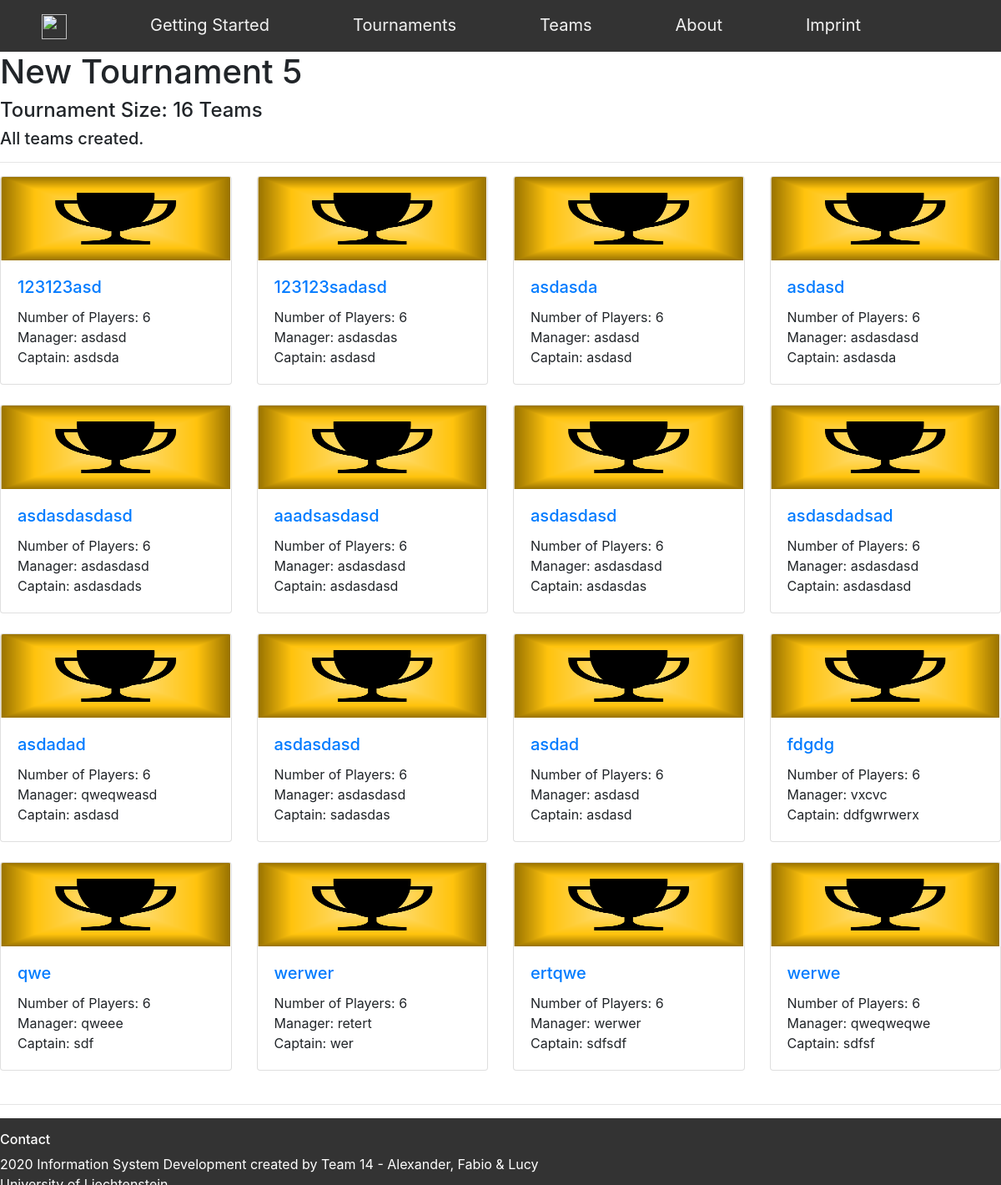
Screenshot of /Tournament/16/ with the database file from the repository.
### Tournament/models.py (models this page shows, shortened)
class Tournament(models.Model):
    TOURNAMENT_CHOICES = (
        ('8 Teams', '8 Teams'),
        ('16 Teams', '16 Teams'),
        ('32 Teams', '32 Teams'),
    )
    TournamentName = models.CharField(max_length=120)
    TournamentSize = models.CharField(max_length=120, choices=TOURNAMENT_CHOICES, default='Tournamentsize')
    def get_TournamentSize(self):
        if self.TournamentSize == "8 Teams":
            tournamentsize = 8
        elif self.TournamentSize == "16 Teams":
            tournamentsize = 16
        elif self.TournamentSize == "32 Teams":
            tournamentsize = 32
        return tournamentsize

### Team/models.py (models this page shows, shortened)
class Team(models.Model):
    TeamName = models.CharField(max_length=120)
    NrOfPlayer = models.DecimalField(default=6, decimal_places=0, max_digits=2, validators=[MinValueValidator(5), MaxValueValidator(30)])
    Manager = models.CharField(max_length=120, default="")
    Captain = models.CharField(max_length=120, default="")
    Tournament = models.ForeignKey(Tournament, blank=True, null=True, on_delete=models.CASCADE)

### Tournament/views.py (the view)
# urls.py: path('<int:pk>/', (views.TournamentDetailsView.as_view()), name='Details'),
class TournamentDetailsView(View):
   def get(self, request, *args, **kwargs):
       tournament = Tournament.objects.get(pk=kwargs["pk"])
       tournamentsize = Tournament.get_TournamentSize(tournament)
       team = Team.objects.filter(Tournament=tournament)
       remainingTeams = tournamentsize - Team.objects.filter(Tournament=tournament).count()
       if remainingTeams == 0:
           tournament_complete = True
       else:
           tournament_complete = False
       return render(request, "Tournament/TournamentDetails.html", context={
           "pk": kwargs["pk"],
           "tournament": tournament,
           "team": team,
           "remainingTeams": remainingTeams,
           "tournament_complete": tournament_complete,
       })

### templates/Tournament/TournamentDetails.html
{% extends 'Base/base_3_content.html' %}
{% load static %}
{% block mainContent %}
    <h1>{{tournament.TournamentName}}</h1>
    <h4>Tournament Size: {{tournament.TournamentSize}}</h4>
    <h5>{% if tournament_complete %}
        All teams created.
    {% else %}
        {{remainingTeams}} Teams to create for {{tournament.TournamentName}}.
    {% endif %}</h5>
{% endblock %}
{% block mainContent2 %}
<div class="row row-cols-1 row-cols-md-4">
    {% for obj in team %}
    <div class="col mb-4">
        <div class="card h-10">
          <img src="{% static 'Trophy.png' %}" class="card-img-top" alt="My image" height="100px" >
          <div class="card-body">
            <h5 class="card-title"><a href=#> {{ obj.TeamName }}</a></h5>
            <p class="card-text"> Number of Players: {{ obj.NrOfPlayer }}<br>
            Manager: {{ obj.Manager }}<br>
            Captain: {{ obj.Captain }}</p>
          </div>
        </div>
    </div>
    {% endfor %}
</div>
{% endblock %}
{% block mainContent3 %}
    <a href="{% url 'Tournament:CreateTeamForTournament' pk %}" class="StandardBtn">Create a new Team for {{tournament.TournamentName}}</a>
    <a href="{% url 'Tournament:Tree' pk %}" class="StandardBtn">Show Tournament Tree</a>
{% endblock %}

### static/styles.css (style rules this page uses)
.StandardBtn { box-shadow: 0px 10px 14px -7px #333; background-color:#333; border-radius:8px; display:inline-block; cursor:pointer; color:#ffffff; font-family:Arial; font-size:14px; font-weight:bold; padding:13px 32px; text-decoration:none; text-shadow:0px; }

### rows the page displays
Tournament: TournamentName "New Tournament 5", TournamentSize "16 Teams"
Team: TeamName "123123asd", NrOfPlayer "6", Manager "asdasd", Captain "asdsda"
Team: TeamName "123123sadasd", NrOfPlayer "6", Manager "asdasdas", Captain "asdasd"
Team: TeamName "asdasda", NrOfPlayer "6", Manager "asdasd", Captain "asdasd"
Team: TeamName "asdasd", NrOfPlayer "6", Manager "asdasdasd", Captain "asdasda"
Team: TeamName "asdasdasdasd", NrOfPlayer "6", Manager "asdasdasd", Captain "asdasdads"
Team: TeamName "aaadsasdasd", NrOfPlayer "6", Manager "asdasdasd", Captain "asdasdasd"
Team: TeamName "asdasdasd", NrOfPlayer "6", Manager "asdasdasd", Captain "asdasdas"
Team: TeamName "asdasdadsad", NrOfPlayer "6", Manager "asdasdasd", Captain "asdasdasd"
Team: TeamName "asdadad", NrOfPlayer "6", Manager "qweqweasd", Captain "asdasd"
Team: TeamName "asdasdasd", NrOfPlayer "6", Manager "asdasdasd", Captain "sadasdas"
Team: TeamName "asdad", NrOfPlayer "6", Manager "asdasd", Captain "asdasd"
Team: TeamName "fdgdg", NrOfPlayer "6", Manager "vxcvc", Captain "ddfgwrwerx"
Team: TeamName "qwe", NrOfPlayer "6", Manager "qweee", Captain "sdf"
Team: TeamName "werwer", NrOfPlayer "6", Manager "retert", Captain "wer"
Team: TeamName "ertqwe", NrOfPlayer "6", Manager "werwer", Captain "sdfsdf"
Team: TeamName "werwe", NrOfPlayer "6", Manager "qweqweqwe", Captain "sdfsf"
